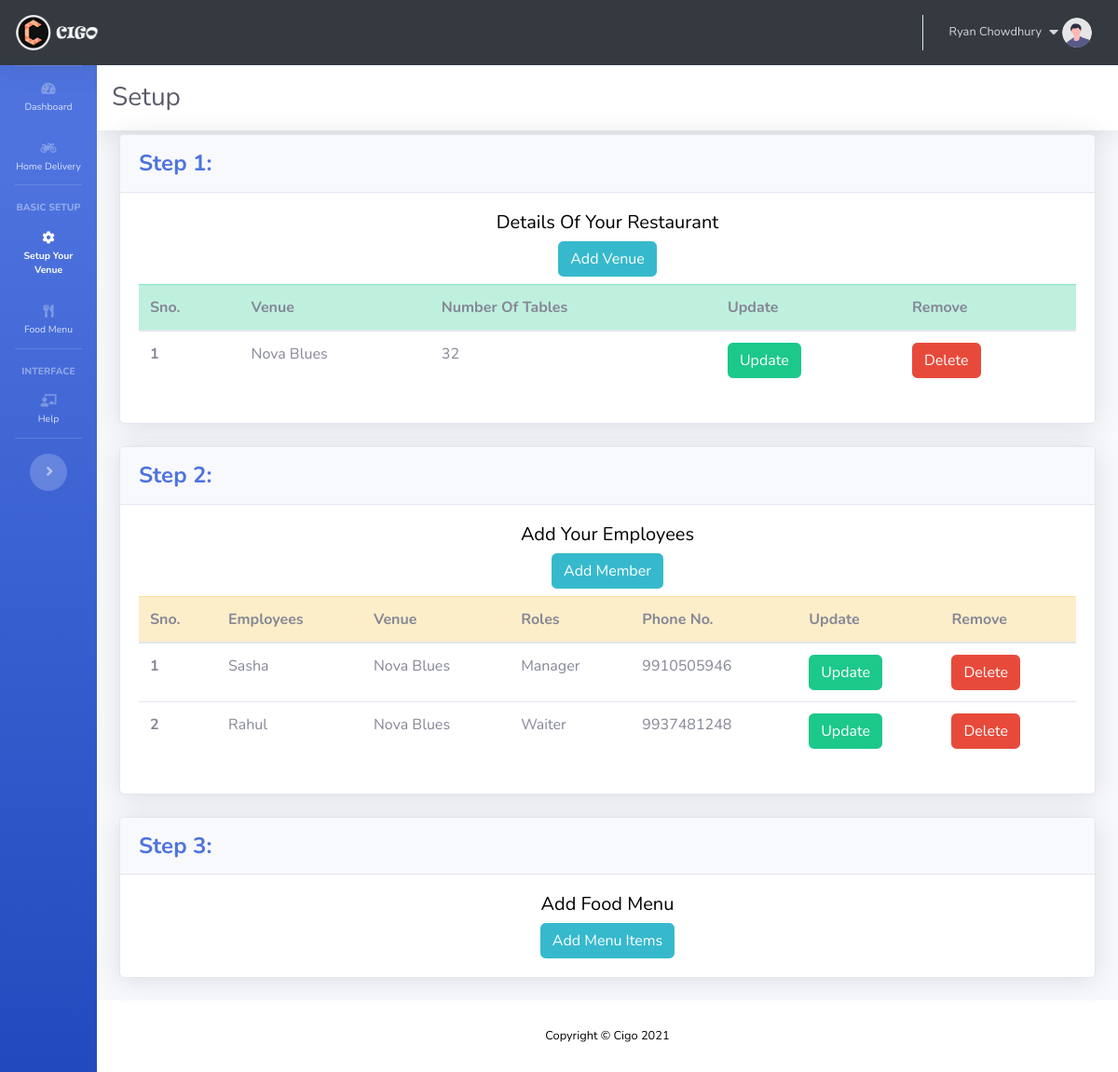
Page /setup/ (signed in) on the earlier database version.
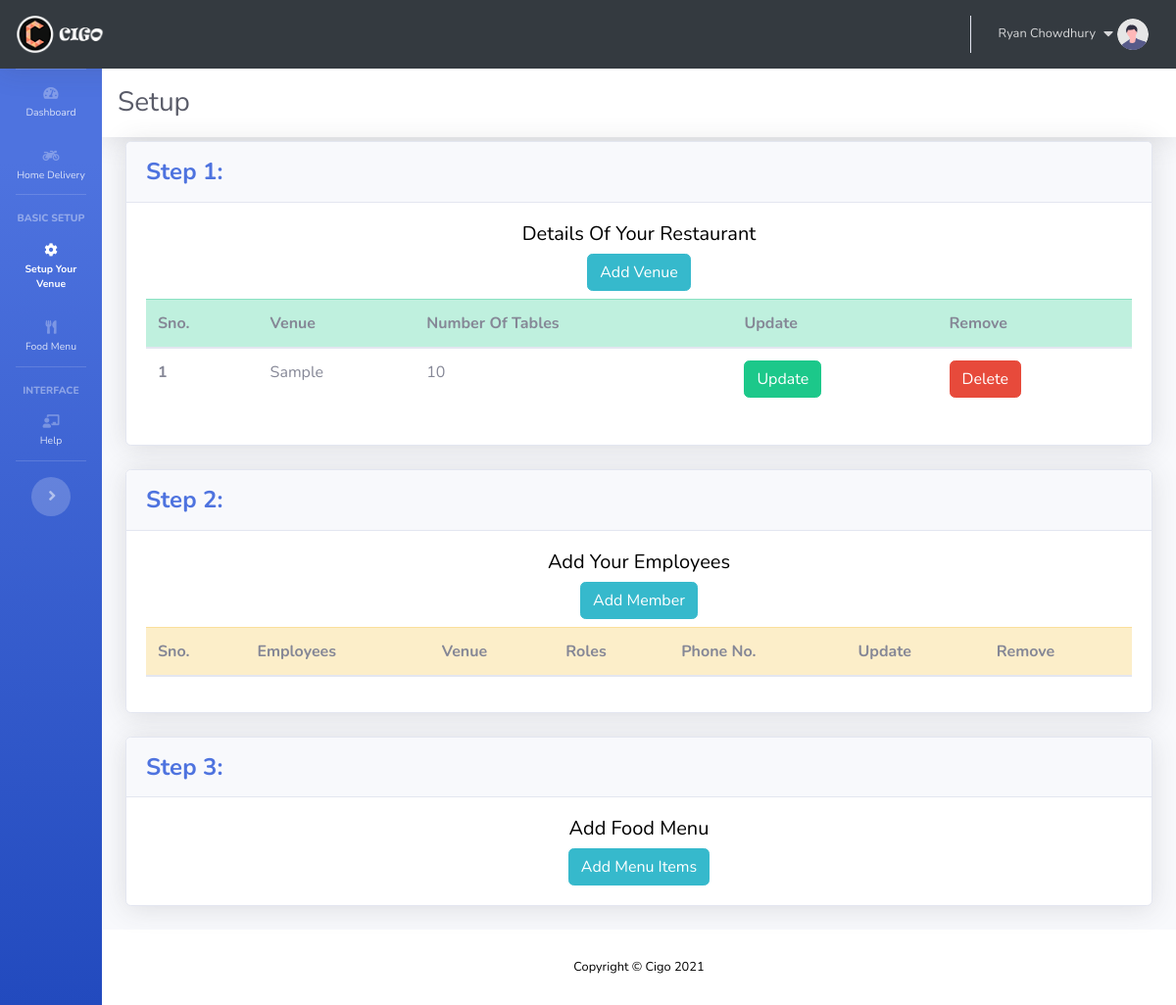
Same page on the later database version.
### setup/models.py (models this page shows, shortened)
class Venue(models.Model):
	venueid = models.AutoField(primary_key=True)
	venuename = models.CharField(max_length=50)
	owner = models.ForeignKey(User, on_delete=models.CASCADE)
	notables = models.IntegerField(default=0)
	def __str__(self):
		return self.venuename

class Employee(models.Model):
	employeeid = models.AutoField(primary_key=True)
	name = models.CharField(max_length=50)
	ph = models.CharField(max_length=12)
	venue = models.ForeignKey(Venue, on_delete=models.CASCADE)
	role = models.CharField(max_length=20, default=True)
	owner = models.ForeignKey(User, on_delete=models.CASCADE, null=True)

### accounts/decorators.py (the view)
		def wrapper_func(request, *args, **kwargs):
			group = None
			if request.user.groups.exists():
				group = request.user.groups.all()[0].name
			if group in allowed_roles:
				return view_func(request, *args, **kwargs)
			else:
				return HttpResponse('You are not allowed')

### dashboard/templatetags/auth_extras.py (called while the page is built)
@register.filter(name='has_group')
def has_group(user, group_name):
    group = Group.objects.get(name=group_name)
    return True if group in user.groups.all() else False

### setup/views.py (called while the page is built)
@login_required(login_url="/home/")
@allowed_users(allowed_roles=['Owner','Admin'])
def setup(request):
	allrestaurants = Venue.objects.filter(owner=request.user)
	allemployee = Employee.objects.filter(owner=request.user)
	details = {'allrestaurants':allrestaurants, 'allemployee':allemployee}
	return render(request,'app/setup/setup.html', details)

### templates/app/setup/setup.html (shortened to what this page needs)
{% extends "app/appbase.html" %}
{% block setupactive %}active{% endblock setupactive %}
{% block pageheading %}
<h1 class="h3 mb-0 text-gray-800 mr-4">Setup</h1>
{% endblock pageheading %}
{% block body %}
<div class="container-fluid">
	<div class="card shadow mb-4">
		<div class="card-header py-3">
			<h4 class="m-0 font-weight-bold text-primary">Step 1:</h4>
		</div>
		<div class="card-body">
			<div>
				<h5 class="text-center "> Details Of Your Restaurant</h5>
			</div>
			<div class="text-center">
				<button type="button" class="btn btn-info" data-toggle="modal" data-target="#newVenueModal">
					Add Venue
				</button>
			</div>
			<div class="table-responsive">
				<table class="table mt-2">
					<thead class="table-success">
						<tr>
							<th scope="col">Sno.</th>
							<th scope="col">Venue</th>
							<th scope="col">Number Of Tables</th>
							<th scope="col">Update</th>
							<th scope="col">Remove</th>
						</tr>
					</thead>
					<tbody>
						{% for i in allrestaurants %}
						<tr>
							<th scope="row">{{ forloop.counter }}</th>
							<td id="venuename{{i.venueid}}">{{i.venuename}}</td>
							<td id="notables{{i.venueid}}">{{i.notables}}</td>
							<td><button id="{{i.venueid}}" type="button" class="btn btn-success updatevenue" data-toggle="modal" data-target="#updateVenueModal">Update</button></td>
							<td><button type="button" id="{{i.venueid}}" class="btn btn-danger deletevenue">Delete</button></td>
						</tr>
						{% endfor %}
					</tbody>
				</table>
			</div>
		</div>
	</div>
</div>
<div class="container-fluid">
	<div class="card shadow mb-4">
		<div class="card-header py-3">
			<h4 class="m-0 font-weight-bold text-primary">Step 2:</h4>
		</div>
		<div class="card-body">
			<div>
				<h5 class="text-center "> Add Your Employees </h5>
			</div>
			<div class="text-center">
				<button type="button" class="btn btn-info" data-toggle="modal" data-target="#signupModal">
					Add Member
				</button>
			</div>
			<div class="table-responsive">
				<table class="table mt-2">
					<thead class="table-warning">
						<tr>
							<th scope="col">Sno.</th>
							<th scope="col">Employees</th>
							<th scope="col">Venue</th>
							<th scope="col">Roles</th>
							<th scope="col">Phone No.</th>
							<th scope="col">Update</th>
							<th scope="col">Remove</th>
						</tr>
					</thead>
					<tbody>
						{% for i in allemployee %}
						<tr>
							<th scope="row">{{ forloop.counter }}</th>
							<td id="employeename{{i.employeeid}}">{{i.name}}</td>
							<td id="employeevenue{{i.employeeid}}">{{i.venue}}</td>
							<td id="employeerole{{i.employeeid}}">{{i.role}}</td>
							<td id="employeephone{{i.employeeid}}">{{i.ph}}</td>
							<td><button id="{{i.employeeid}}" type="button" class="btn btn-success updateemployee" data-toggle="modal" data-target="#updateEmployeeModal">Update</button></td>
							<td><button type="button" id="{{i.employeeid}}" class="btn btn-danger deleteemployee" >Delete</button></td>
						</tr>
						{% endfor %}
					</tbody>
				</table>
			</div>
		</div>
	</div>
</div>
<div class="container-fluid">
	<div class="card shadow mb-4">
		<div class="card-header py-3">
			<h4 class="m-0 font-weight-bold text-primary">Step 3:</h4>
		</div>
		<div class="card-body">
			<div>
				<h5 class="text-center "> Add Food Menu</h5>
			</div>
			<div class="text-center">
				<a type="button" class="btn btn-info" href="./menupage">
					Add Menu Items
				</a>
			</div>
		</div>
	</div>
</div>
{% endblock body %}

### templates/app/appbase.html (shortened to what this page needs)
{% load static %}
{% load auth_extras %}
<!DOCTYPE html>
<html lang="en">
<head>
	<link href="{% static 'app/css/all.min.css' %}" rel="stylesheet" type="text/css">
	<link href="{% static 'app/css/sb-admin-2.min.css' %}" rel="stylesheet">
	<link href="{% static 'app/css/dashboard.css' %}" rel="stylesheet">
</head>
<body id="page-top">
	<nav class="navbar navbar-expand navbar-dark bg-black topbar shadow" style="background-color: #343a40;">
		<a class="navbar-brand" href="/home"><img class="img-profile " src="{% static 'home/img/logohome.png' %}" style="width:90px;height:40px;"></a>
		<ul class="navbar-nav ml-auto">
			{% if user.is_authenticated %}
			<li class="nav-item dropdown no-arrow">
				<a class="nav-link dropdown-toggle" href="#" id="userDropdown" role="button" data-toggle="dropdown" aria-haspopup="true" aria-expanded="false">
					<span class="mr-2 d-none d-lg-inline small">{{request.user.first_name}}</span>
					<span><i class="fas fa-caret-down mr-1"></i></span>
					<img class="img-profile rounded-circle" src="{% static 'app/img/undraw_profile.svg' %}">
				</a>
			</li>
			{% endif %}
		</ul>
	</nav>
	<div class="bg">
		<div id="wrapper">
			<ul class="navbar-nav bg-gradient-primary sidebar sidebar-dark accordion toggled" id="accordionSidebar">
				<hr class="sidebar-divider my-0">
				<li class="nav-item {% block dashboardactive %}{% endblock dashboardactive %}">
					<a class="nav-link" href="/dashboard/">
						<i class="fas fa-fw fa-tachometer-alt"></i>
						<span>Dashboard</span></a>
				</li>
				<li class="nav-item {% block homedelactive %}{% endblock homedelactive %}">
					<a class="nav-link" href="/deliverydashboard/">
						<i class="fas fa-motorcycle"></i>
						<span>Home Delivery</span></a>
				</li>
				<hr class="sidebar-divider">
				{% if request.user|has_group:"Owner" %}
				<div class="sidebar-heading">
					Basic Setup
				</div>
				<li class="nav-item {% block setupactive %}{% endblock setupactive %}">
					<a class="nav-link collapsed" href="#" data-toggle="collapse" data-target="#collapseTwo" aria-expanded="true" aria-controls="collapseTwo">
						<i class="fas fa-fw fa-cog"></i>
						<span>Setup Your Venue</span>
					</a>
				</li>
				<li class="nav-item {% block menuactive %}{% endblock menuactive %}">
					<a class="nav-link collapsed" href="#" data-toggle="collapse" data-target="#collapseUtilities" aria-expanded="true" aria-controls="collapseUtilities">
						<i class="fas fa-fw fa-utensils"></i>
						<span>Food Menu</span>
					</a>
				</li>
				<hr class="sidebar-divider">
				<div class="sidebar-heading">
					Interface
				</div>
				<li class="nav-item {% block helpactive %}{% endblock helpactive %}">
					<a class="nav-link collapsed" href="#" data-toggle="collapse" data-target="#collapseHelp" aria-expanded="true" aria-controls="collapseHelp">
						<i class="fas fa-chalkboard-teacher"></i>
						<span>Help</span>
					</a>
				</li>
				<hr class="sidebar-divider d-none d-md-block">
				{% endif %}
				<div class="text-center d-none d-md-inline">
					<button class="rounded-circle border-0" id="sidebarToggle"></button>
				</div>
			</ul>
			<div id="content-wrapper" class="d-flex flex-column">
				<nav class="navbar navbar-expand-xl navbar-light bg-white topbar mb-1 shadow">
					{% block pageheading %}
					{% endblock pageheading %}
				</nav>
				{% block body %}
				{% endblock body %}
				<footer class="sticky-footer bg-white">
					<div class="container my-auto">
						<div class="copyright text-center my-auto">
							<span>Copyright &copy; Cigo 2021</span>
						</div>
					</div>
				</footer>
			</div>
		</div>
	</div>
</body>
</html>

### static/app/css/dashboard.css (style rules this page uses)
.bg { background-color: white; background-repeat: no-repeat; background-size: cover; color: black; }
html { scroll-behavior: smooth; }

Differences in the rows shown:
removed Venue: venuename "Nova Blues", notables "32"
removed Employee: name "Sasha", venue "Nova Blues", role "Manager", ph "9910505946"
removed Employee: name "Rahul", venue "Nova Blues", role "Waiter", ph "9937481248"
added Venue: venuename "Sample", notables "10"
